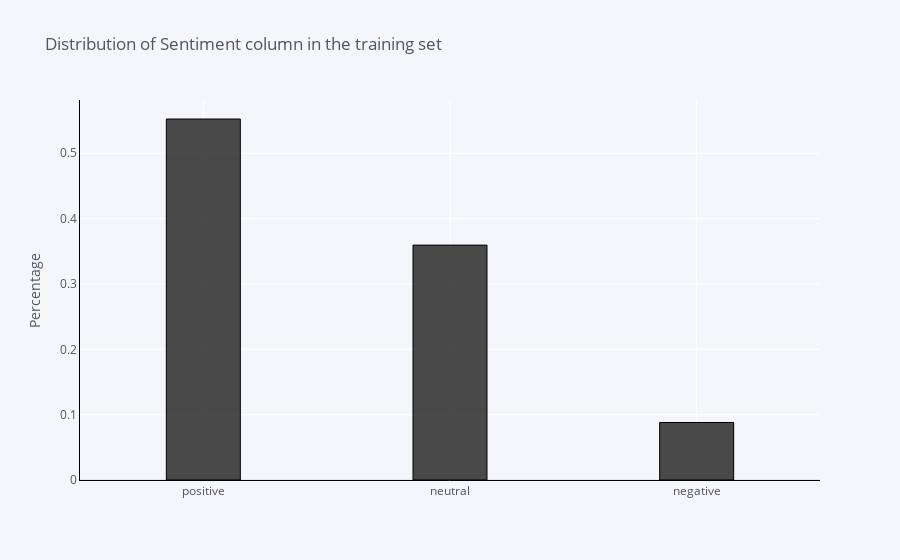

This figure's notebook cell:
### Code cell
test['sentiments'].value_counts(normalize=True).iplot(kind='bar',
                                                      yTitle='Percentage', 
                                                      linecolor='black', 
                                                      opacity=0.7,
                                                      color='black',
                                                      theme='pearl',
                                                      bargap=0.7,
                                                      gridcolor='white',
                                                     
                                                      title='Distribution of Sentiment column in the training set')

### Figure 1 — Plotly figure (JSON) as saved in the notebook; plotly's stock layout.template omitted (floating-point values rounded to 4 significant figures)
{"data": [{"marker": {"color": "rgba(0, 0, 0, 0.7)", "line": {"color": "rgba(0, 0, 0, 1.0)", "width": 1}}, "name": "sentiments", "orientation": "v", "text": "", "type": "bar", "x": ["positive", "neutral", "negative"], "y": [0.5525, 0.3595, 0.08804]}], "layout": {"bargap": 0.7, "legend": {"bgcolor": "#F5F6F9", "font": {"color": "#4D5663"}}, "paper_bgcolor": "#F5F6F9", "plot_bgcolor": "#F5F6F9", "title": {"font": {"color": "#4D5663"}, "text": "Distribution of Sentiment column in the training set"}, "xaxis": {"gridcolor": "white", "linecolor": "black", "showgrid": true, "tickfont": {"color": "#4D5663"}, "title": {"font": {"color": "#4D5663"}, "text": ""}, "zerolinecolor": "#E1E5ED"}, "yaxis": {"gridcolor": "white", "linecolor": "black", "showgrid": true, "tickfont": {"color": "#4D5663"}, "title": {"font": {"color": "#4D5663"}, "text": "Percentage"}, "zerolinecolor": "#E1E5ED"}}}
